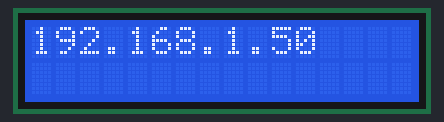
Bench run of a sketch on a simulated ESP8266 (NodeMCU). Shown: 16×2 character LCD. WiFi joins after 1.5 s; servers stay silent unless stated; uploads are accepted with an empty reply; what the sketch prints to the serial monitor is not drawn.

Above: at 1.78 s.

Measured:
- what the display in image 0 shows lasts 0.4 s, from 1.6 s to 2.0 s

The sketch:

sketch_https_get_bitconiprice.ino
```cpp
#include <ESP8266WiFi.h>
#include <ESP8266HTTPClient.h>
#include <ArduinoJson.h>

#include <LiquidCrystal_I2C.h>
LiquidCrystal_I2C lcd(0x27, 16, 2); //0x3F -> 0x27

//문자열 포인터 선언
const char *ssid = "AI_academy_302";  //공유기이름
const char *password = "0532161010";  //공유기 비밀번호

const String url = "https://api.upbit.com/v1/ticker?markets=KRW-BTC";

void setup() {
  Serial.begin(115200);
  WiFi.begin(ssid,password);

  while(WiFi.status() != WL_CONNECTED){
    delay(500);
    Serial.print(".");
  }
  Serial.println("-------");
  Serial.println("WiFi connected");
  Serial.println("IP address: ");
  Serial.println(WiFi.localIP());

  lcd.init();
  lcd.backlight();
  lcd.setCursor(0,0);
  lcd.print(WiFi.localIP());

}

void loop() {
  if(WiFi.status() == WL_CONNECTED)
  {
      WiFiClientSecure client;
      client.setInsecure();
      client.connect(url, 443);
      HTTPClient https;
      https.begin(client, url);
      int httpCode = https.GET();

      String payload = https.getString();
      Serial.println(payload);


      if (httpCode > 0)
      {
        DynamicJsonDocument doc(1024);
        String payload = https.getString();
        payload = payload.substring(1,payload.length()-1);
        deserializeJson(doc, payload);
        JsonObject obj = doc.as<JsonObject>();
        long price = obj[String("trade_price")];

        Serial.print("BTC Price:");
        Serial.println(price);

        lcd.setCursor(0,1);
        lcd.print("BTC:");
        lcd.print(price);


      }


      https.end();
  }
  delay(60000);

}
```
